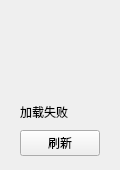
<?xml version="1.0" encoding="UTF-8"?>
<ui version="4.0">
 <class>LoadFailedTip</class>
 <widget class="QWidget" name="LoadFailedTip">
  <property name="geometry">
   <rect>
    <x>0</x>
    <y>0</y>
    <width>120</width>
    <height>170</height>
   </rect>
  </property>
  <property name="sizePolicy">
   <sizepolicy hsizetype="Fixed" vsizetype="Fixed">
    <horstretch>0</horstretch>
    <verstretch>0</verstretch>
   </sizepolicy>
  </property>
  <property name="minimumSize">
   <size>
    <width>120</width>
    <height>170</height>
   </size>
  </property>
  <property name="maximumSize">
   <size>
    <width>120</width>
    <height>170</height>
   </size>
  </property>
  <property name="windowTitle">
   <string/>
  </property>
  <layout class="QGridLayout" name="gridLayout">
   <item row="0" column="0" rowspan="2">
    <spacer name="horizontalSpacer">
     <property name="orientation">
      <enum>Qt::Horizontal</enum>
     </property>
     <property name="sizeHint" stdset="0">
      <size>
       <width>40</width>
       <height>20</height>
      </size>
     </property>
    </spacer>
   </item>
   <item row="0" column="1">
    <widget class="PixmapLabel" name="errPixmap">
     <property name="sizePolicy">
      <sizepolicy hsizetype="Fixed" vsizetype="Fixed">
       <horstretch>0</horstretch>
       <verstretch>0</verstretch>
      </sizepolicy>
     </property>
     <property name="minimumSize">
      <size>
       <width>80</width>
       <height>80</height>
      </size>
     </property>
     <property name="maximumSize">
      <size>
       <width>80</width>
       <height>80</height>
      </size>
     </property>
    </widget>
   </item>
   <item row="1" column="1">
    <widget class="SubtitleLabel" name="loadFailedText">
     <property name="sizePolicy">
      <sizepolicy hsizetype="Fixed" vsizetype="Fixed">
       <horstretch>0</horstretch>
       <verstretch>0</verstretch>
      </sizepolicy>
     </property>
     <property name="text">
      <string>加载失败</string>
     </property>
     <property name="alignment">
      <set>Qt::AlignCenter</set>
     </property>
    </widget>
   </item>
   <item row="0" column="2" rowspan="2">
    <spacer name="horizontalSpacer_2">
     <property name="orientation">
      <enum>Qt::Horizontal</enum>
     </property>
     <property name="sizeHint" stdset="0">
      <size>
       <width>40</width>
       <height>20</height>
      </size>
     </property>
    </spacer>
   </item>
   <item row="2" column="1">
    <widget class="PrimaryPushButton" name="refreshBtn">
     <property name="text">
      <string>刷新</string>
     </property>
    </widget>
   </item>
  </layout>
 </widget>
 <customwidgets>
  <customwidget>
   <class>PushButton</class>
   <extends>QPushButton</extends>
   <header>qfluentwidgets</header>
  </customwidget>
  <customwidget>
   <class>PrimaryPushButton</class>
   <extends>PushButton</extends>
   <header>qfluentwidgets</header>
  </customwidget>
  <customwidget>
   <class>PixmapLabel</class>
   <extends>QLabel</extends>
   <header>qfluentwidgets</header>
  </customwidget>
  <customwidget>
   <class>SubtitleLabel</class>
   <extends>QLabel</extends>
   <header>qfluentwidgets</header>
  </customwidget>
 </customwidgets>
 <resources/>
 <connections/>
</ui>
